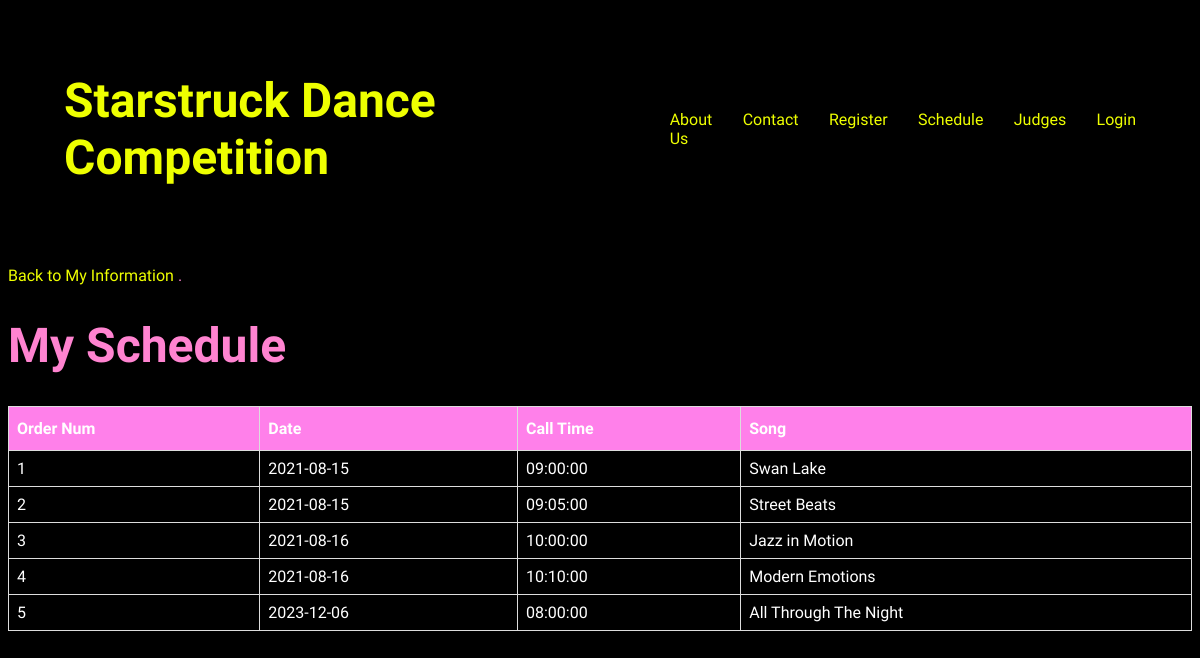
Page /my_schedule (signed in) on the earlier database version.
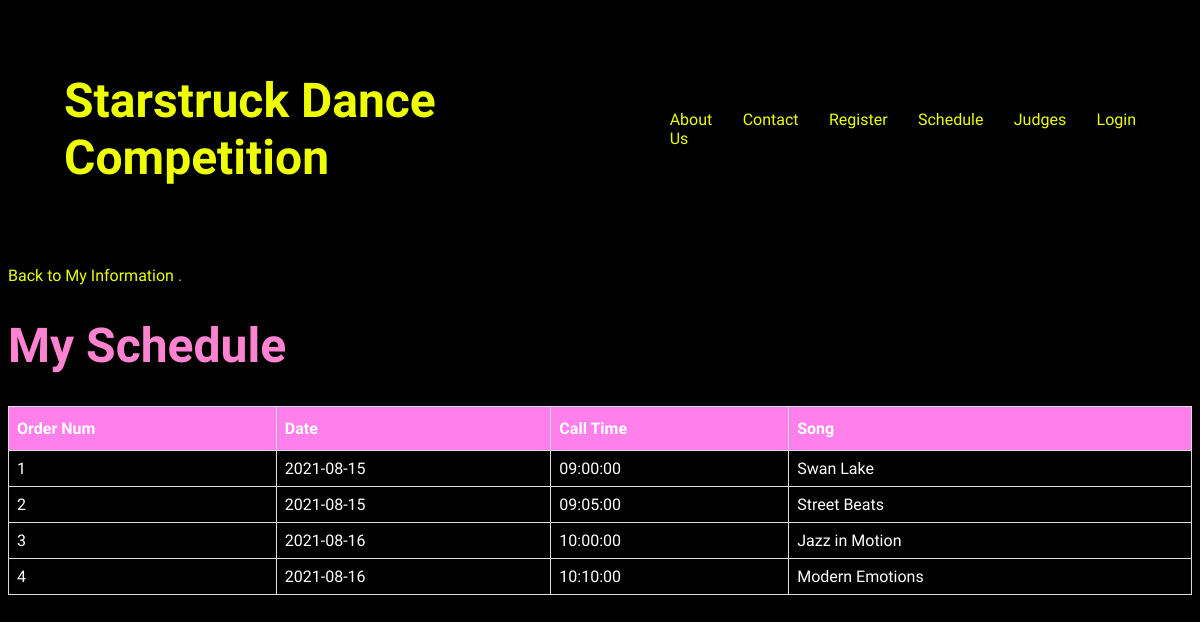
Same page on the later database version.
### tables this page shows
CREATE TABLE Schedule (
    order_num INTEGER PRIMARY KEY,
    date DATE,
    call_time TIME,
    song TEXT,
    FOREIGN KEY (song) REFERENCES Set_List(entry_num)
);

### starstruck.py (the view)
@app.route('/my_schedule')
def my_schedule():
    studio_name = session.get('studio_name')
    if studio_name is None:
        return redirect(url_for('login'))  # Redirect to login if studio name is not in session
    db = get_db()
    cursor = db.cursor()
    cursor.execute("SELECT * FROM Schedule")
    schedules = cursor.fetchall()  # Fetches all rows from the Dancer table
    return render_template('mySchedule.html', schedules=schedules)

### starstruck.py (called while the page is built)
def get_db():
    db = getattr(g, '_database', None)
    if db is None:
        db = g._database = sqlite3.connect(DATABASE)
    return db

@app.teardown_appcontext
def close_connection(exception):
    db = getattr(g, '_database', None)
    if db is not None:
        db.close()

### templates/mySchedule.html (shortened to what this page needs)
<!DOCTYPE html>
<html lang="en">
  <head>
    <link rel="stylesheet" href="{{ url_for('static', filename='css/styles.css') }}">
    <link
      rel="stylesheet"
      href="https://cdnjs.cloudflare.com/ajax/libs/animate.css/4.1.1/animate.min.css"
    />
  </head>
  <body>
    <nav>
      <body style="background-color:rgb(0, 0, 0);"></body>
      <h1>
        <a href="/">Starstruck Dance Competition</a>
      </h1>
      <ul class="navigation bar">
        <a href="about" class="nav-link">About Us</a>
        <a href="contact" class="nav-link">Contact</a>
        <a href="register_studio" class="nav-link">Register</a>
        <a href="schedule" class="nav-link">Schedule</a>
        <a href="judges" class="nav-link">Judges</a>
        <a href="login" class="nav-link">Login</a>
      </ul>
    </nav>
    <div class="container signin" style="color:rgb(255, 131, 208);">
      <p><a href="/login_choices">Back to My Information </a>.</p>
    </div>
    <body>
      <h1 style="color:rgb(255, 131, 208);">My Schedule</h1>
      <table>
          <thead>
              <tr>
                  <th>Order Num</th>
                  <th>Date</th>
                  <th>Call Time</th>
                  <th>Song</th>
              </tr>
          </thead>
          <tbody>
              {% for schedule in schedules %}
              <tr>
                  <td>{{ schedule[0] }}</td>
                  <td>{{ schedule[1] }}</td>
                  <td>{{ schedule[2] }}</td>
                  <td>{{ schedule[3] }}</td>
              </tr>
              {% endfor %}
          </tbody>
      </table>
  </body>
  </html>

### static/css/styles.css (style rules this page uses)
:root { --font-family: "Julius Sans One", regular; --normal-font: 400; --bold-font: 700; --bolder-font: 900; --bg-color: #000000; --primary-color: #eeff00; --secondary-color: #ffffff; --primary-shadow: #6a70b0; --secondary-shadow: #a1bde5; --bottom-margin: 0.5rem; --bottom-margin-2: 1rem; --line-height: 1.7rem; --transition: 0.3s; }
html { scroll-behavior: smooth; }
ul { list-style-type: none; }
a { text-decoration: none; color: var(--primary-color); }
body { font-family: var(--font-family); }
nav { position: sticky; top: 0; left: 0; z-index: 1; display: flex; align-items: center; justify-content: space-between; padding: 1.5rem 3.5rem; background-color: var(--bg-color); box-shadow: 0 3px 5px rgba(0, 0, 0, 0.1) }
nav h1 { color: var(--primary-color); }
nav a { color: var(--primary-color); transition: var(--transition); }
nav ul { display: flex; gap: 1.9rem; }

### templates/mySchedule.html (style rules this page uses)
h1 { font-size: 48px; }
table { width: 100%; border-collapse: collapse; }
th, td { border: 1px solid #ddd; padding: 8px; color: #ffffff }
th { padding-top: 12px; padding-bottom: 12px; text-align: left; background-color: rgb(255, 128, 234); color: white; }

Differences in the rows shown:
removed Schedule: order_num "5", date "2023-12-06", call_time "08:00:00", song "All Through The Night"
